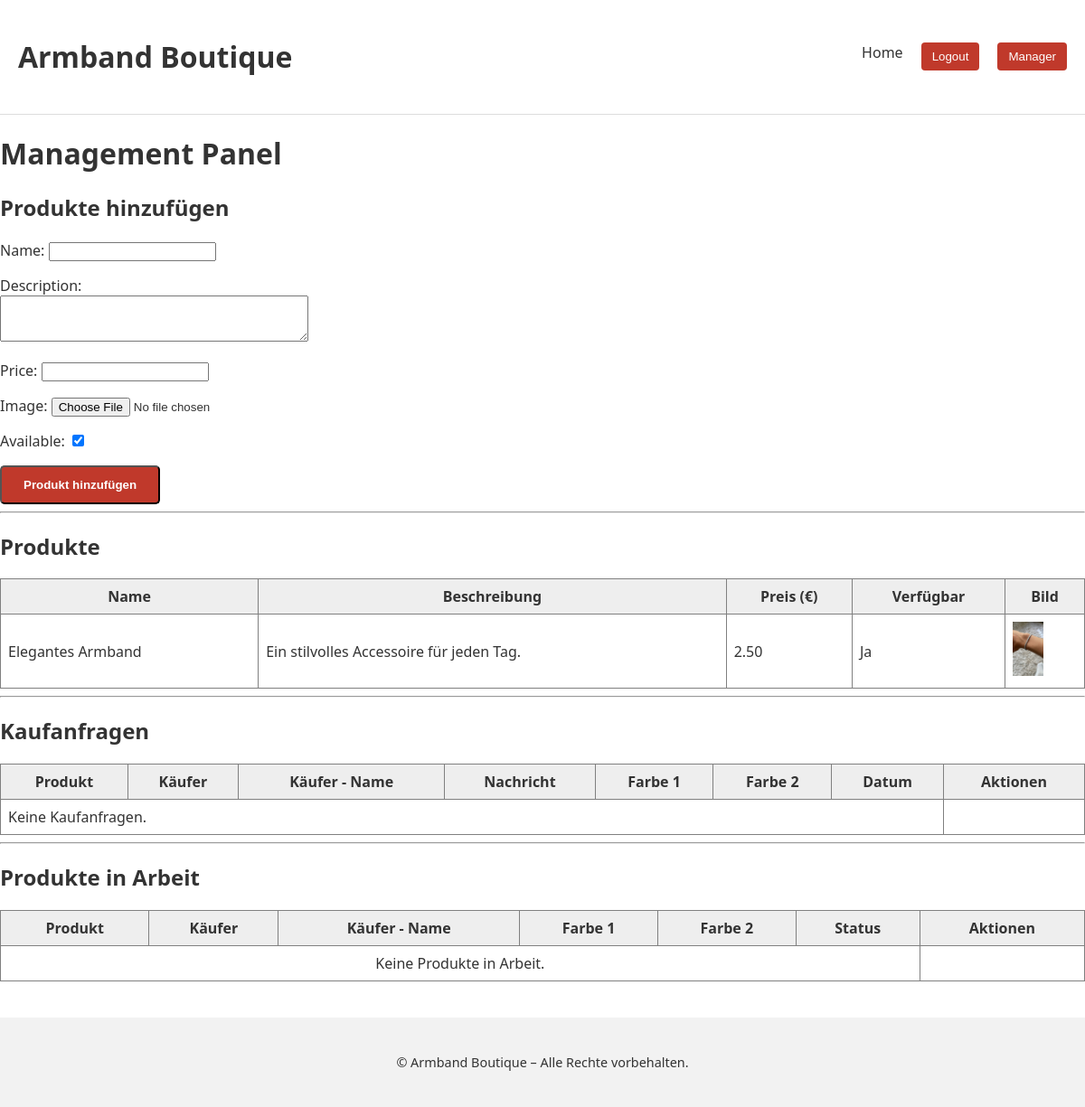
Page /manager/ (signed in) on the earlier database version.
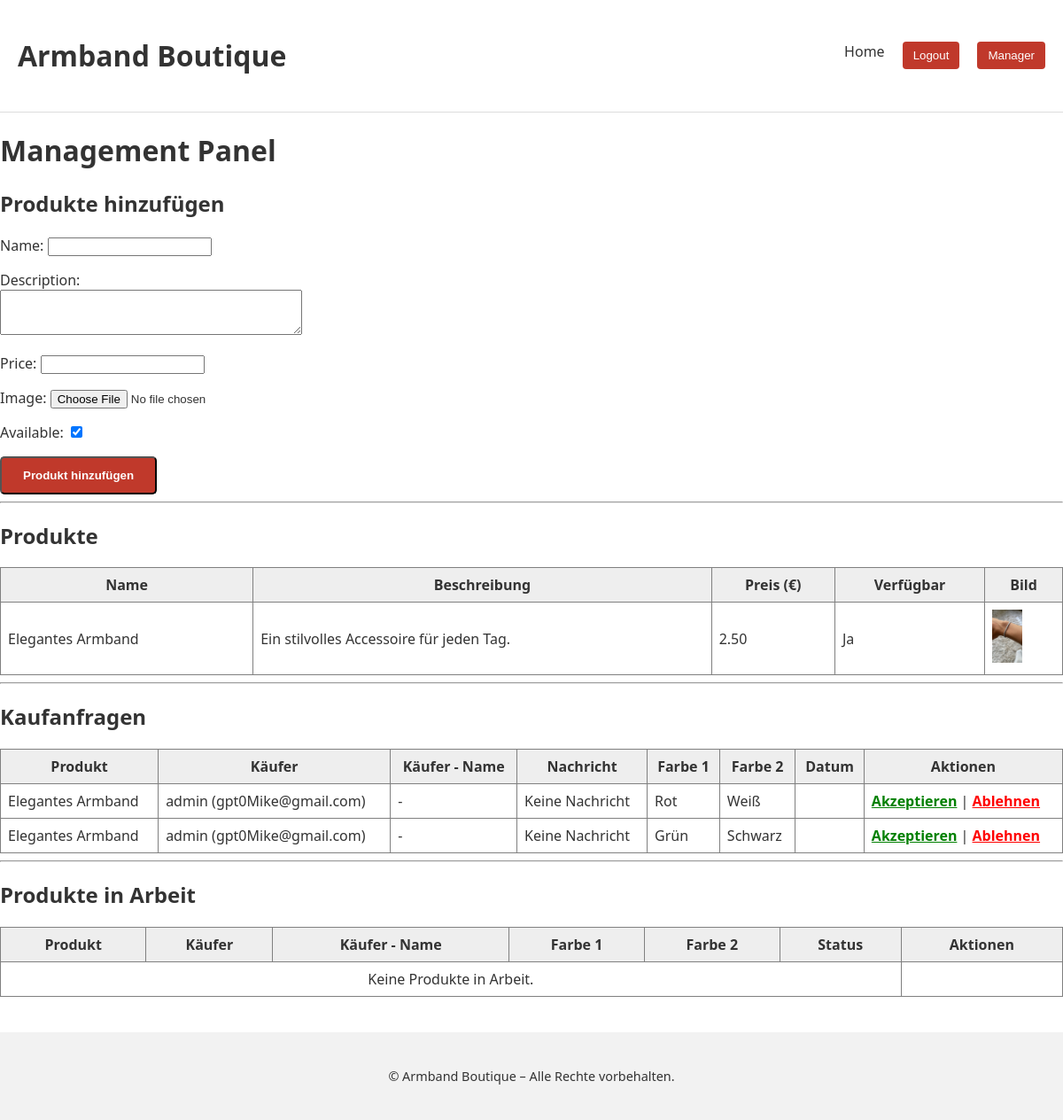
Same page on the later database version.
### core/models.py (models this page shows, shortened)
class Product(models.Model):
    name = models.CharField(max_length=100)
    description = models.TextField(blank=True)
    price = models.DecimalField(max_digits=6, decimal_places=2)
    image = models.ImageField(upload_to='products/')
    available = models.BooleanField(default=True)

class PurchaseRequest(models.Model):
    product = models.ForeignKey(Product, on_delete=models.CASCADE)
    buyer = models.ForeignKey(User, on_delete=models.CASCADE)
    color1 = models.CharField(max_length=50)  # First color choice
    color2 = models.CharField(max_length=50)  # Second color choice
    created_at = models.DateTimeField(auto_now_add=True)

### core/views.py (the view)
# urls.py: path('manager/', manager_view, name='manager'),
@staff_member_required
def manager_view(request):
    products = Product.objects.all()
    purchase_requests = PurchaseRequest.objects.select_related('product', 'buyer').all()
    products_to_make = ProductToMake.objects.select_related('product', 'buyer').all().order_by('status', 'id')
    if request.method == "POST" and 'add_product' in request.POST:
        form = ProductForm(request.POST, request.FILES)
        if form.is_valid():
            form.save()
            return redirect('manager')
    else:
        form = ProductForm()
    context = {
        "products": products,
        "purchase_requests": purchase_requests,
        "products_to_make": products_to_make,
        "form": form,
    }
    return render(request, "manager.html", context)

### core/forms.py
class ProductForm(forms.ModelForm):
    class Meta:
        model = Product
        fields = ['name', 'description', 'price', 'image', 'available']
        widgets = {
            'name': forms.TextInput(attrs={'class': 'form-control'}),
            'description': forms.Textarea(attrs={'class': 'form-control', 'rows': 3}),
            'price': forms.NumberInput(attrs={'class': 'form-control', 'step': '0.01'}),
            'available': forms.CheckboxInput(attrs={'class': 'form-check-input'}),
        }

### core/templates/manager.html (shortened to what this page needs)
{% extends "base.html" %}
{% load static %}
{% block content %}
<h1>Management Panel</h1>
<h2>Produkte hinzufügen</h2>
<form method="post" enctype="multipart/form-data" style="max-width: 400px;">
  {{ form.as_p }}
  <button type="submit" name="add_product" class="btn btn-primary">Produkt hinzufügen</button>
</form>
<hr />
<h2>Produkte</h2>
<table border="1" cellpadding="8" cellspacing="0" style="width: 100%; border-collapse: collapse;">
  <thead>
    <tr style="background-color: #eee;">
      <th>Name</th>
      <th>Beschreibung</th>
      <th>Preis (€)</th>
      <th>Verfügbar</th>
      <th>Bild</th>
    </tr>
  </thead>
  <tbody>
    {% for product in products %}
    <tr>
      <td>{{ product.name }}</td>
      <td>{{ product.description|linebreaksbr }}</td>
      <td>{{ product.price }}</td>
      <td>{{ product.available|yesno:"Ja,Nein" }}</td>
      <td>
        {% if product.image %}
          <img src="{{ product.image.url }}" alt="{{ product.name }}" style="height: 60px;"/>
        {% else %}
          Kein Bild
        {% endif %}
      </td>
    </tr>
    {% empty %}
    <tr><td colspan="5">Keine Produkte gefunden.</td></tr>
    {% endfor %}
  </tbody>
</table>
<hr />
<h2>Kaufanfragen</h2>
<table border="1" cellpadding="8" cellspacing="0" style="width: 100%; border-collapse: collapse;">
  <thead>
    <tr style="background-color: #eee;">
      <th>Produkt</th>
      <th>Käufer</th>
      <th>Käufer - Name</th>
      <th>Nachricht</th>
      <th>Farbe 1</th>
      <th>Farbe 2</th>
      <th>Datum</th>
      <th>Aktionen</th>
    </tr>
  </thead>
  <tbody>
    {% for request in purchase_requests %}
    <tr>
      <td>{{ request.product.name }}</td>
      <td>{{ request.buyer.username }} ({{ request.buyer.email }})</td>
      <td>{{ request.buyer.first_name }} - {{request.buyer.last_name}}</td>
      <td>{{ request.message|default:"Keine Nachricht" }}</td>
      <td>{{ request.color1|default:"-" }}</td>
      <td>{{ request.color2|default:"-" }}</td>
      <td>{{ request.requested_at|date:"d.m.Y H:i" }}</td>
      <td>
        <a href="{% url 'accept_request' request.id %}" style="color: green; font-weight: bold;">Akzeptieren</a>
        |
        <a href="{% url 'reject_request' request.id %}" style="color: red; font-weight: bold;">Ablehnen</a>
      </td>
    </tr>
    {% empty %}
    <tr><td colspan="7">Keine Kaufanfragen.</td></tr>
    {% endfor %}
  </tbody>
</table>
<hr />
<h2>Produkte in Arbeit</h2>
<table border="1" cellpadding="8" cellspacing="0" style="width: 100%; border-collapse: collapse;">
  <thead>
    <tr style="background-color: #eee;">
      <th>Produkt</th>
      <th>Käufer</th>
      <th>Käufer - Name</th>
      <th>Farbe 1</th>
      <th>Farbe 2</th>
      <th>Status</th>
      <th>Aktionen</th>
    </tr>
  </thead>
  <tbody>
    {% for item in products_to_make %}
    <tr>
      <td>{{ item.product.name }}</td>
      <td>{{ item.buyer.username }}</td>
      <td>{{ request.buyer.first_name }} - {{request.buyer.last_name}}</td>
      <td>{{ item.color1 }}</td>
      <td>{{ item.color2 }}</td>
      <td>{{ item.get_status_display }}</td>
      <td>
        {% if item.status == 'in_progress' %}
        <form method="post" action="{% url 'product_finished' item.id %}" style="display:inline;">
          {% csrf_token %}
          <button type="submit" style="background:#27ae60; color:white; border:none; padding:6px 12px; border-radius:4px; cursor:pointer;">
            Produkt fertig
          </button>
        </form>
        {% endif %}
        <form method="post" action="{% url 'product_picked_up' item.id %}" style="display:inline; margin-left:5px;">
          {% csrf_token %}
          <button type="submit" style="background:#c0392b; color:white; border:none; padding:6px 12px; border-radius:4px; cursor:pointer;">
            Abgeholt
          </button>
        </form>
      </td>
    </tr>
    {% empty %}
    <tr>
      <td colspan="6" style="text-align:center;">Keine Produkte in Arbeit.</td>
    </tr>
    {% endfor %}
  </tbody>
</table>
{% endblock %}

### core/templates/base.html (shortened to what this page needs)
{% load static %}
<!DOCTYPE html>
<html lang="de">
<head>
  <link rel="stylesheet" href="{% static 'css/style.css' %}">
</head>
<body>
<header>
  <div class="container header">
    <h1>Armband Boutique</h1>
    <nav>
      <ul>
        <li><a href="{% url 'home' %}">Home</a></li>
        {% if user.is_authenticated %}
          <li>
            <form action="{% url 'logout' %}" method="post" style="display:inline;">
              <button type="submit" style="background:#c0392b; color:#fff; border:none; padding:8px 12px; border-radius:4px; cursor:pointer;">
                Logout
              </button>
            </form>
          </li>
        {% else %}
          <li><a href="{% url 'login' %}">Login</a></li>
          <li><a href="{% url 'signup' %}">Signup</a></li>
        {% endif %}
        {% if user.is_staff %}
          <button onclick="location.href = '{% url 'manager' %}'"
                  style="background:#c0392b; color:#fff; border:none; padding:8px 12px; border-radius:4px; cursor:pointer;">
            Manager
          </button>
        {% endif %}
      </ul>
    </nav>
  </div>
</header>
  <main>
    {% block content %}{% endblock %}
  </main>
  <footer>
    <div class="container">
      &copy; {{ current_year }} Armband Boutique – Alle Rechte vorbehalten.
    </div>
  </footer>
</body>
</html>

### core/static/css/style.css (style rules this page uses)
body { margin: 0; font-family: 'Segoe UI', sans-serif; background: #fff; color: #333; }
.container { max-width: 1200px; margin: 0 auto; padding: 20px; }
header { background-color: #fff; border-bottom: 1px solid #ddd; }
.header { display: flex; justify-content: space-between; align-items: center; }
nav ul { list-style: none; display: flex; gap: 20px; margin: 0; padding: 0; }
nav a { text-decoration: none; color: #333; font-weight: 500; }
.btn { display: inline-block; padding: 12px 24px; background: #c0392b; color: #fff; text-decoration: none; border-radius: 5px; font-weight: bold; }
footer { background-color: #f2f2f2; text-align: center; padding: 20px 0; font-size: 0.9em; margin-top: 40px; }

Differences in the rows shown:
added PurchaseRequest: product.name "Elegantes Armband", buyer.username "admin", buyer.email "gpt0Mike@gmail.com", message "Keine Nachricht", color1 "Rot", color2 "Weiß"
added PurchaseRequest: product.name "Elegantes Armband", buyer.username "admin", buyer.email "gpt0Mike@gmail.com", message "Keine Nachricht", color1 "Grün", color2 "Schwarz"
Other differences:
text no longer shown: "Keine Kaufanfragen."
